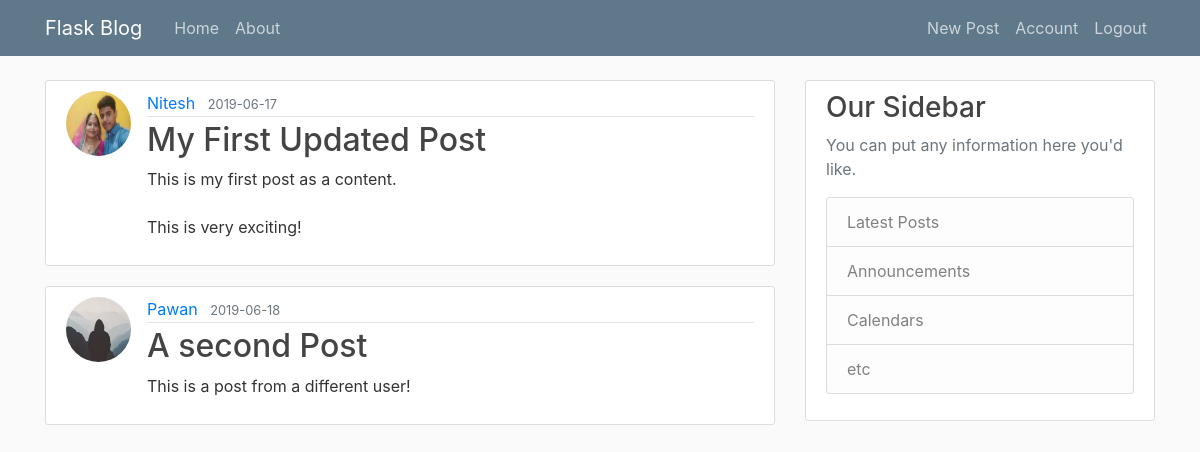
Screenshot of /home (signed in) with the database file from the repository.
### flaskblog/models.py (models this page shows, shortened)
class Post(db.Model):
	id = db.Column(db.Integer, primary_key=True)
	title = db.Column(db.String(100), nullable=False)
	date_posted = db.Column(db.DateTime, nullable=False, default=datetime.utcnow)
	content = db.Column(db.Text, nullable=False)
	user_id = db.Column(db.Integer, db.ForeignKey('user.id'), nullable=False)

class User(db.Model, UserMixin):
	id = db.Column(db.Integer, primary_key=True)
	username = db.Column(db.String(20), unique=True, nullable=False)
	email = db.Column(db.String(120), unique=True, nullable=False)
	image_file = db.Column(db.String(20), nullable=False, default='default.jpg')
	password = db.Column(db.String(60), nullable=False)
	posts = db.relationship('Post', backref='author', lazy=True)

### flaskblog/routes.py (the view)
@app.route("/")
@app.route("/home")
def home():
    posts = Post.query.all()
    return render_template('home.html', posts=posts)

### flaskblog/models.py (called while the page is built)
@login_manager.user_loader
def load_user(user_id):
	return User.query.get(user_id)

### flaskblog/templates/home.html
{% extends "layout.html" %}
{% block content %}
	{% for post in posts %}
		<article class="media content-section">
			<img class="rounded-circle article-img" src="{{ url_for('static', filename='profile_pics/') + post.author.image_file }}">
		  <div class="media-body">
		    <div class="article-metadata">
		      <a class="mr-2" href="#">{{ post.author.username }}</a>
		      <small class="text-muted">{{ post.date_posted.strftime('%Y-%m-%d') }}</small>
		    </div>
		    <h2><a class="article-title" href="{{ url_for('post', post_id=post.id ) }}">{{ post.title }}</a></h2>
		    <p class="article-content">{{ post.content }}</p>
		  </div>
		</article>
		{% endfor %}
{% endblock content %}

### flaskblog/static/main.css (style rules this page uses)
body { background: #fafafa; color: #333333; margin-top: 5rem; }
h1, h2, h3, h4, h5, h6 { color: #444444; }
.content-section { background: #ffffff; padding: 10px 20px; border: 1px solid #dddddd; border-radius: 3px; margin-bottom: 20px; }
.article-title { color: #444444; }
.article-content { white-space: pre-line; }
.article-img { height: 65px; width: 65px; margin-right: 16px; }
.article-metadata { padding-bottom: 1px; margin-bottom: 4px; border-bottom: 1px solid #e3e3e3 }

### rows the page displays
Post: image_file (picture), author.username "Nitesh", date_posted "2019-06-17", title "My First Updated Post", content "This is my first post as a content. This is very exciting!"
Post: image_file (placeholder picture), author.username "Pawan", date_posted "2019-06-18", title "A second Post", content "This is a post from a different user!"
